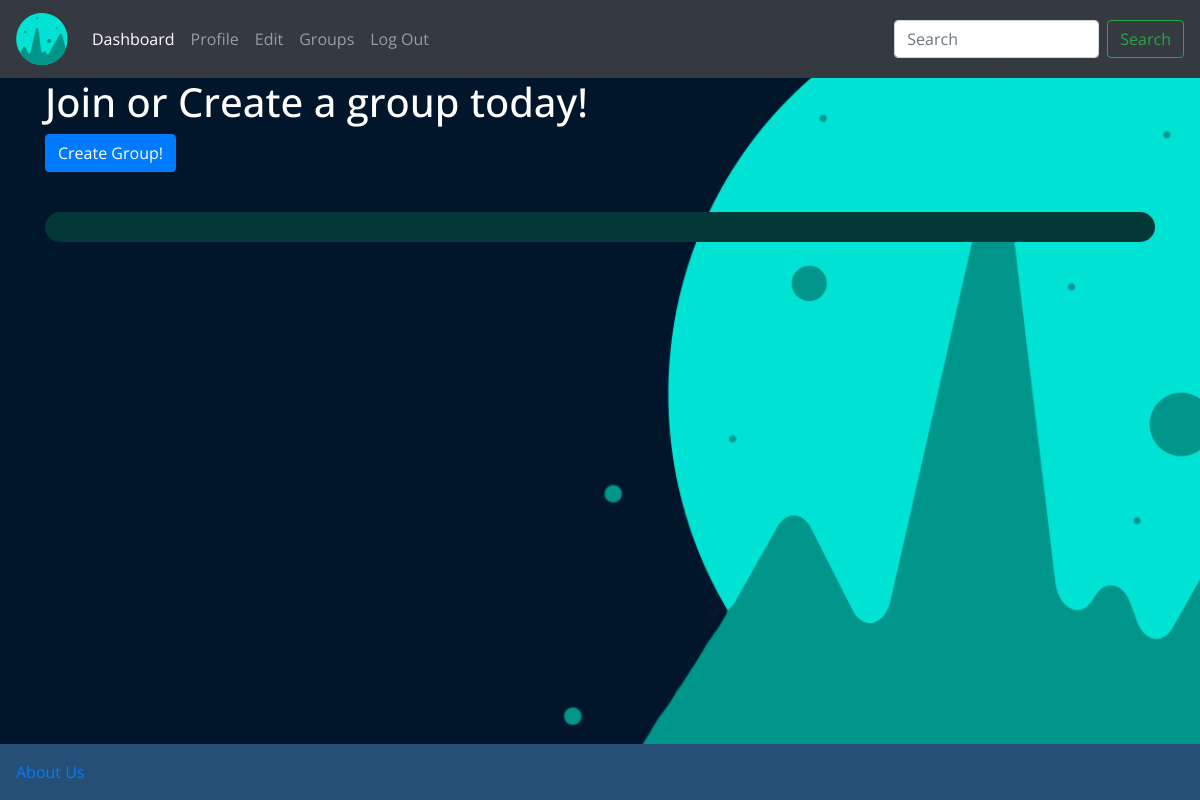
/groups (signed in), run on an earlier commit of the app's database.
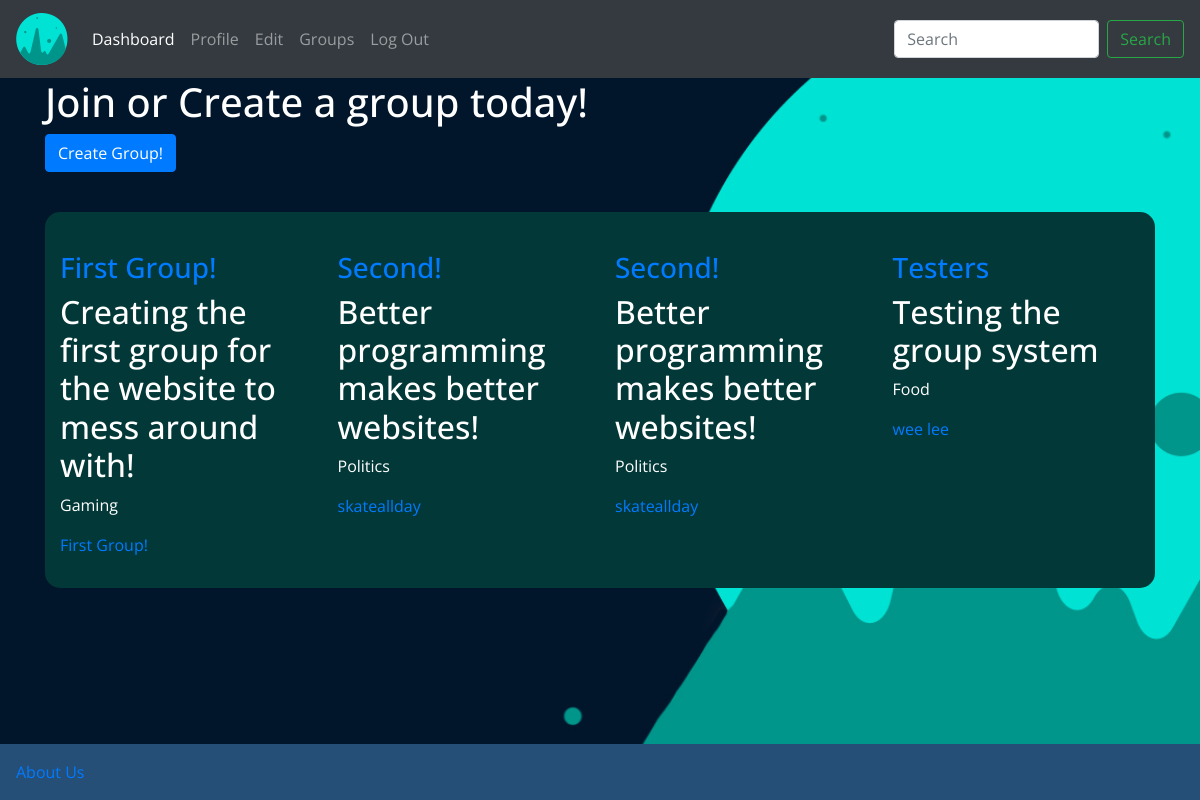
And on a later commit of the database.
### tables this page shows
CREATE TABLE groups (
    groupId INTEGER PRIMARY KEY AUTOINCREMENT,
    groupName TEXT NOT NULL,
    groupBio TEXT NOT NULL,
    groupType TEXT NOT NULL,
    groupMembers TEXT NOT NULL,
    groupSize TEXT NOT NULL,
    groupImage TEXT Null);

### app.py (the view, shortened to what this page needs)
@app.route("/groups", methods=['GET', 'POST'])
def groups():
        if g.username:
                form = createGroup(request.form)
                conn =sqlite3.connect('userData.db')
                print ("Opened database successfully")
                c = conn.cursor()
                c.execute('SELECT * FROM groups');
                groups = c.fetchall()
                print(groups)
                return render_template('groups.html', form=form, groups=groups, username=g.username)
        else:
                flash('Please Login to continue')
                return redirect('Login')

### forms/forms.py
class createGroup(FlaskForm):
    groupName = StringField('title', validators=[DataRequired(), Length(min=2, max=50)])
    groupBio = StringField('content', validators=[DataRequired()], widget=TextArea())
    groupType = SelectField('category', choices=[('Art', 'Art'), ('Music', 'Music'), ('Sports', 'Sports'), ('Travel', 'Travel'),('Food', 'Food'), ('Gaming', 'Gaming'), ('Film', 'Film'), ('Politics', 'Politics')])
    groupImage = FileField('Upload Profile Image')
    submit = SubmitField("Let's Go!")

### app.py (called while the page is built)
@app.before_request
def before_request():
        g.username = None
        if 'username' in session:
                g.username = session['username']

### static/frontend/public/templates/groups.html (shortened to what this page needs)
{% extends "template.html" %}
{% block content %}
<div class="container">
    <div class="row">
        <div class="col-sm-12 ">
        <h1>Join or Create a group today!</h1>
</div>
    </div>
    <div class="row">
        <div class="col-sm-6">
            <button id="slider" class="btn btn-primary">Create Group!</button>
        </div>
    </div>
                <div class="previousPosts">
                    <div class="row"> {% for group in groups %}
                        <div class="col-sm-3">
                            <a href={{url_for('subgroup', subgroup=group[0])}}><h3>{{group[1]}}</h3></a>
                            <h2>{{group[2]}}</h2>
                            <p>{{group[3]}}</p>
                            <a href={{url_for('profileUserName', user=group[4])}}><p>{{group[4]}}</p></a>
                        </div> {% endfor %}
                    </div>
                </div>
        </div>
    <div class="row">
        <div class="col-sm-6">
        </div>
    </div>
{% endblock %}

### static/frontend/public/templates/template.html (shortened to what this page needs)
<!DOCTYPE html>
<html lang="en">
  <head>
    <link rel="stylesheet" href="https://maxcdn.bootstrapcdn.com/bootstrap/4.0.0/css/bootstrap.min.css">
    <link rel="stylesheet" href={{url_for('static', filename='frontend/public/styles.css')}}>
  </head>
  <body class="body">
<nav class="navbar navbar-expand-lg navbar-dark bg-dark">
  <a class="navbar-brand" href={{url_for('dashboard')}}><img src="{{url_for('static', filename='frontend/public/logo.png')}}"></a>
  <div class="collapse navbar-collapse" id="navbarSupportedContent">
    <ul class="navbar-nav mr-auto">
      <li class="nav-item active">
        <a class="nav-link" href={{url_for('dashboard')}}>Dashboard</a>
      </li>
      <li class="nav-item">
        <a class="nav-link" href={{url_for('profile')}}>Profile</a>
      </li>
      <li class="nav-item">
        <a class="nav-link" href={{url_for('addAccount')}}>Edit </a>
      </li>
      <li class="nav-item">
        <a class="nav-link" href={{url_for('groups')}}>Groups </a>
      </li>
      <li class="nav-item">
          <a class="nav-link" href={{url_for('logout')}}>Log Out</a>
      </li>
    </ul>
    <form class="form-inline my-2 my-lg-0">
      <input class="form-control mr-sm-2" type="search" placeholder="Search" aria-label="Search">
      <button class="btn btn-outline-success my-2 my-sm-0" type="submit">Search</button>
    </form>
  </div>
</nav>
{% block content %}{% endblock %}
    <footer class="footer">
      <a href={{url_for('aboutUs')}}>About Us</a>
        </footer>
  </body>
</html>

### static/frontend/public/styles.css (style rules this page uses)
.footer { position: absolute; width:100%; bottom: 0; padding:2vmin; margin-top:5vmin; background:#264f78; }
.body { min-height: 100vh; position: relative; margin: 0; font-family: 'Open Sans', sans-serif; color:#fff; background-color: #01162B; background-image: url(background2.jpg); background-size: cover; background-repeat: no-repeat; background-attachment: fixed; }
.previousPosts { background-color:#023837; border-radius: 15px; padding:15px; margin-top:5vmin; }

What changed in the data, as far as the page shows it:
added groups: groupName "First Group!", groupBio "Creating the first group for the website to mess around with!", groupType "Gaming", groupMembers "First Group!"
added groups: groupName "Second!", groupBio "Better programming makes better websites!", groupType "Politics", groupMembers "skateallday"
added groups: groupName "Second!", groupBio "Better programming makes better websites!", groupType "Politics", groupMembers "skateallday"
added groups: groupName "Testers", groupBio "Testing the group system", groupType "Food", groupMembers "wee lee"
